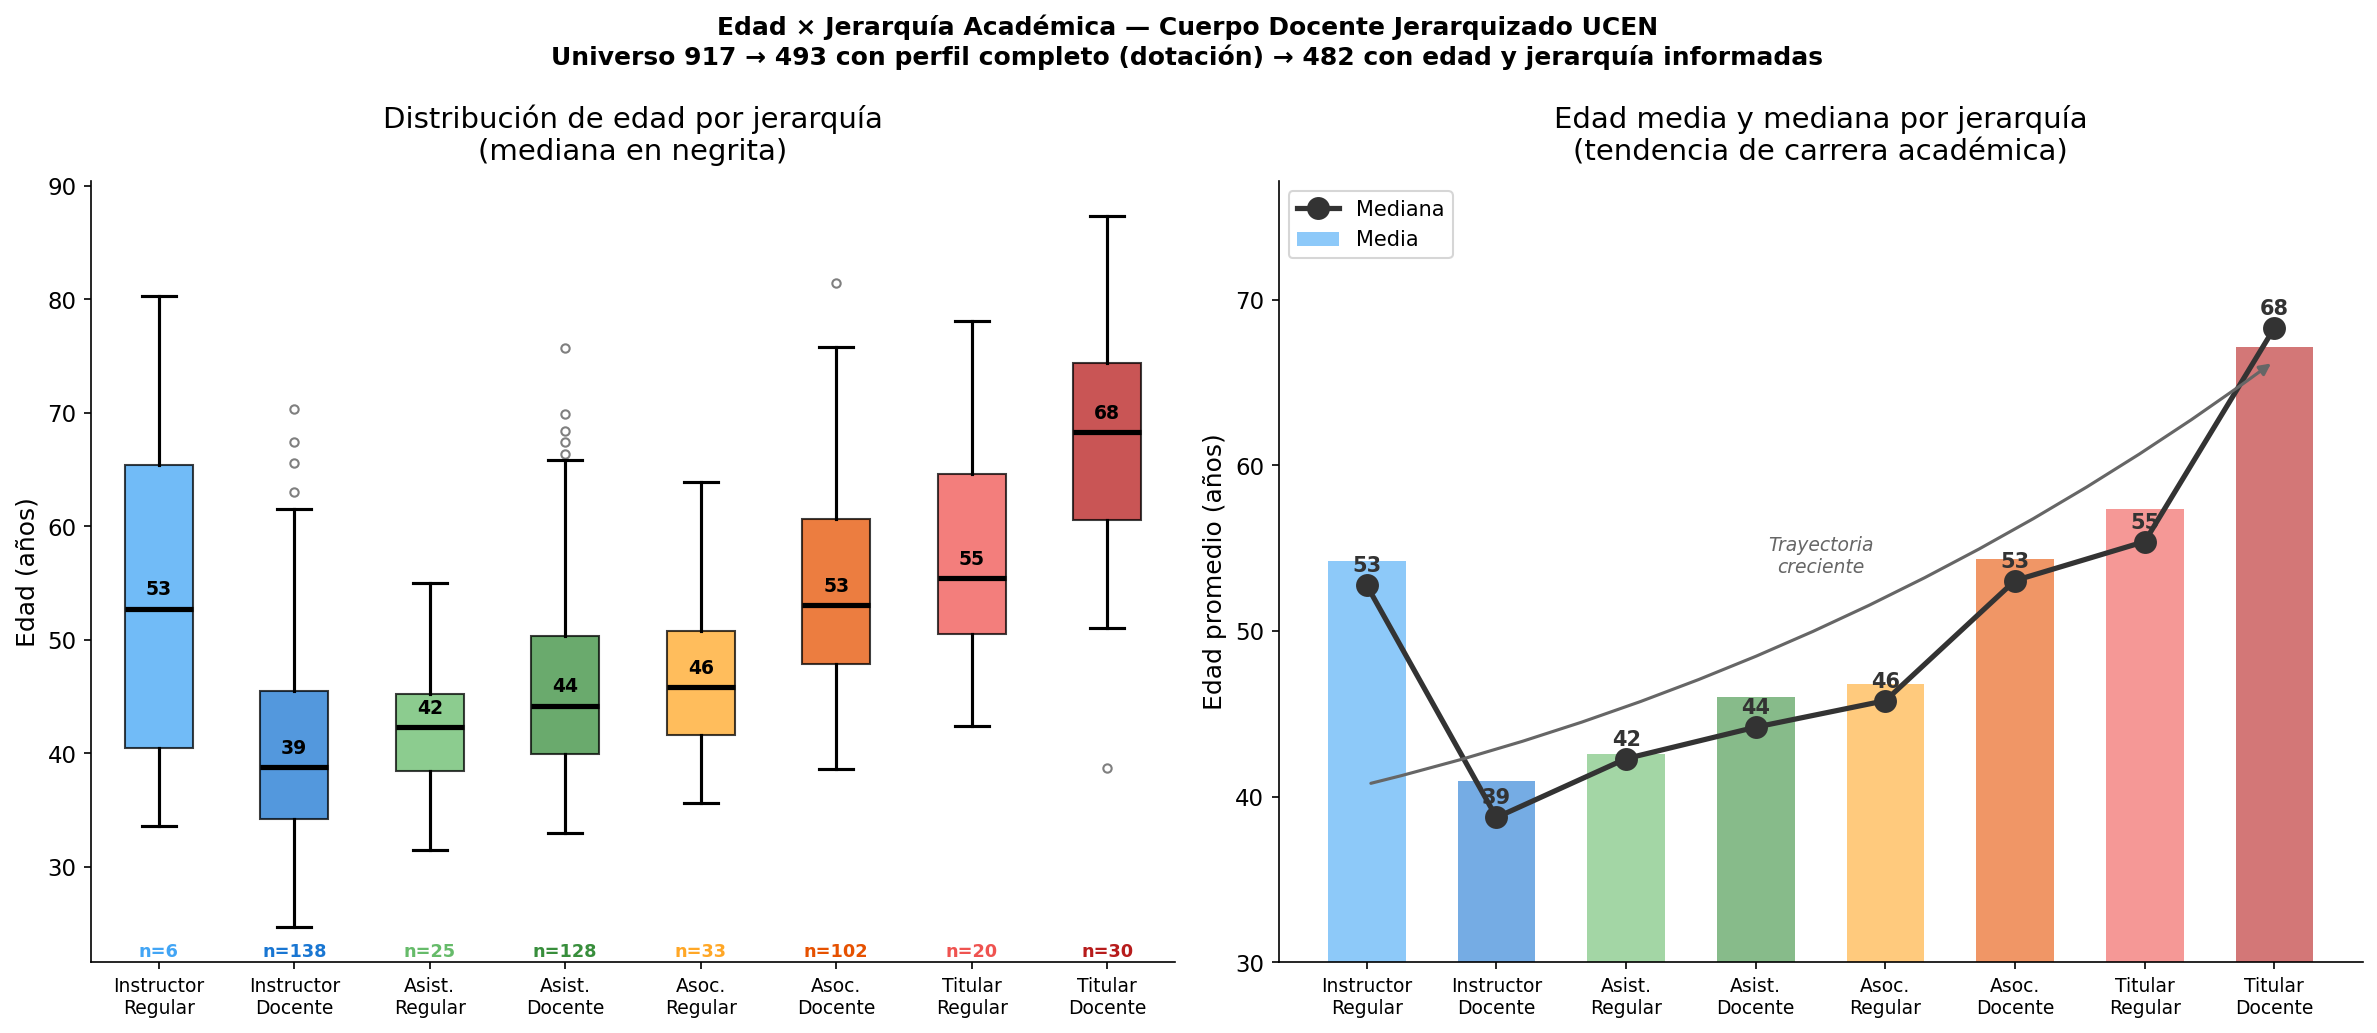

This figure's Python source:
import sys; sys.stdout.reconfigure(encoding="utf-8")
import pandas as pd
import matplotlib.pyplot as plt
import matplotlib
import numpy as np
import os

BASE = os.path.dirname(__file__)
OUT  = os.path.join(BASE, "G_edad_jerarquia_918.png")

matplotlib.rcParams.update({
    "font.family": "DejaVu Sans",
    "font.size": 11, "axes.titlesize": 14, "axes.labelsize": 12,
})

dot = pd.read_csv(
    os.path.join(BASE,"..","..","CONSOLIDADO DOCENTES 3-05-2026",
                 "CONSOLIDADO DOCENTES 3-05-2026.xlsx - DOTACION.csv"),
    dtype=str, encoding="utf-8-sig")
dot.columns = dot.columns.str.strip()
dot["rut_key"] = (dot["RUT"].str.strip()
                  .str.replace(".", "", regex=False)
                  .str.split("-").str[0].str.strip())

doc917 = pd.read_csv(os.path.join(BASE,"..","PROCESADO","docente_918.csv"),
                     encoding="utf-8-sig", dtype={"rut_key": str})
doc917["rut_key"] = doc917["rut_key"].str.strip()

dot917 = dot[dot["rut_key"].isin(set(doc917["rut_key"]))].copy()
dot917["edad"] = pd.to_numeric(dot917["EDAD \n(AÑOS)"], errors="coerce")

df = dot917[(dot917["JERARQUÍA"] != "NO INFORMA") & dot917["edad"].notna()].copy()

ORD_JER = [
    "INSTRUCTOR REGULAR",
    "INSTRUCTOR DOCENTE",
    "PROFESOR ASISTENTE REGULAR",
    "PROFESOR ASISTENTE DOCENTE",
    "PROFESOR ASOCIADO REGULAR",
    "PROFESOR ASOCIADO DOCENTE",
    "PROFESOR TITULAR REGULAR",
    "PROFESOR TITULAR DOCENTE",
]
ABREV = {
    "INSTRUCTOR REGULAR":          "Instructor\nRegular",
    "INSTRUCTOR DOCENTE":          "Instructor\nDocente",
    "PROFESOR ASISTENTE REGULAR":  "Asist.\nRegular",
    "PROFESOR ASISTENTE DOCENTE":  "Asist.\nDocente",
    "PROFESOR ASOCIADO REGULAR":   "Asoc.\nRegular",
    "PROFESOR ASOCIADO DOCENTE":   "Asoc.\nDocente",
    "PROFESOR TITULAR REGULAR":    "Titular\nRegular",
    "PROFESOR TITULAR DOCENTE":    "Titular\nDocente",
}

jer_ord  = [j for j in ORD_JER if j in df["JERARQUÍA"].values]
n_total  = len(doc917)
n_dot    = len(dot917)
n_ok     = len(df)
n_sin    = n_total - n_dot

# ── Cascada ───────────────────────────────────────────────────────────────────
print("=" * 65)
print("  EDAD × JERARQUÍA ACADÉMICA (Universo 917)")
print("=" * 65)
print(f"  917 docentes jerarquizados (Universo 917)")
print(f"    ├── 493 con perfil completo (dotación)")
print(f"    │     └── {n_ok} con edad y jerarquía informadas")
for j in jer_ord:
    sub = df[df["JERARQUÍA"] == j]["edad"]
    print(f"    │           ├── {ABREV[j].replace(chr(10),' '):22}: n={len(sub):3d} | "
          f"media={sub.mean():.1f} | mediana={sub.median():.1f} años")
print(f"    └── 424 sin perfil completo (solo nómina)")
print("=" * 65)

# ── Figura ────────────────────────────────────────────────────────────────────
# Gradiente de color: azul (junior) → rojo (senior)
COLORES = ["#42A5F5","#1976D2","#66BB6A","#388E3C",
           "#FFA726","#E65100","#EF5350","#B71C1C"]

fig, (ax1, ax2) = plt.subplots(1, 2, figsize=(16, 7))
fig.suptitle(
    "Edad × Jerarquía Académica — Cuerpo Docente Jerarquizado UCEN\n"
    f"Universo 917 → {n_dot} con perfil completo (dotación) → {n_ok} con edad y jerarquía informadas",
    fontsize=12, fontweight="bold")

# Panel A — Boxplot por jerarquía
datos_box = [df[df["JERARQUÍA"] == j]["edad"].dropna().values for j in jer_ord]
labels_box = [ABREV[j] for j in jer_ord]

bp = ax1.boxplot(datos_box, patch_artist=True,
                 medianprops=dict(color="black", linewidth=2.5),
                 whiskerprops=dict(linewidth=1.5),
                 capprops=dict(linewidth=1.5),
                 flierprops=dict(marker="o", markersize=4, alpha=0.5))

for patch, color in zip(bp["boxes"], COLORES[:len(jer_ord)]):
    patch.set_facecolor(color)
    patch.set_alpha(0.75)

# Anotaciones mediana + n
for i, (j, color) in enumerate(zip(jer_ord, COLORES)):
    sub = df[df["JERARQUÍA"] == j]["edad"].dropna()
    ax1.text(i+1, sub.median() + 1.2, f"{sub.median():.0f}",
             ha="center", fontsize=9, fontweight="bold", color="black")
    ax1.text(i+1, ax1.get_ylim()[0] + 0.5 if ax1.get_ylim()[0] > 20 else 22,
             f"n={len(sub)}", ha="center", fontsize=8.5, color=color, fontweight="bold")

ax1.set_xticks(range(1, len(jer_ord)+1))
ax1.set_xticklabels(labels_box, fontsize=9)
ax1.set_ylabel("Edad (años)")
ax1.set_title("Distribución de edad por jerarquía\n(mediana en negrita)", pad=10)
ax1.spines["top"].set_visible(False)
ax1.spines["right"].set_visible(False)

# Panel B — Edad media + IC por jerarquía (línea de tendencia)
medias  = [df[df["JERARQUÍA"]==j]["edad"].mean()   for j in jer_ord]
medianas= [df[df["JERARQUÍA"]==j]["edad"].median() for j in jer_ord]
ns      = [len(df[df["JERARQUÍA"]==j])             for j in jer_ord]
x       = np.arange(len(jer_ord))

ax2.plot(x, medianas, marker="o", color="#333333", linewidth=2.5,
         markersize=10, label="Mediana", zorder=3)
ax2.bar(x, medias, color=COLORES[:len(jer_ord)], alpha=0.6,
        width=0.6, label="Media")

for i, (med, mn, n) in enumerate(zip(medianas, medias, ns)):
    ax2.text(i, med + 0.8, f"{med:.0f}",
             ha="center", fontsize=10, fontweight="bold", color="#333333")

ax2.set_xticks(x)
ax2.set_xticklabels(labels_box, fontsize=9)
ax2.set_ylabel("Edad promedio (años)")
ax2.set_title("Edad media y mediana por jerarquía\n(tendencia de carrera académica)", pad=10)
ax2.set_ylim(30, max(medias)+10)
ax2.legend(loc="upper left", fontsize=10)
ax2.spines["top"].set_visible(False)
ax2.spines["right"].set_visible(False)

# Flecha de trayectoria
ax2.annotate("", xy=(len(jer_ord)-1, max(medianas)-2),
             xytext=(0, min(medianas)+2),
             arrowprops=dict(arrowstyle="-|>", color="#666666",
                             lw=1.5, connectionstyle="arc3,rad=0.1"))
ax2.text(len(jer_ord)/2 - 0.5, (max(medianas)+min(medianas))/2,
         "Trayectoria\ncreciente", fontsize=9, color="#666666",
         fontstyle="italic", ha="center")

plt.tight_layout()
plt.savefig(OUT, dpi=150, bbox_inches="tight")
plt.close()
print(f"\nGuardado: {OUT}")

edad_inst = df[df["JERARQUÍA"]=="INSTRUCTOR DOCENTE"]["edad"].median()
edad_tit  = df[df["JERARQUÍA"]=="PROFESOR TITULAR DOCENTE"]["edad"].median()
brecha    = edad_tit - edad_inst

print(f"""
BAJADAS
• La edad mediana aumenta consistentemente con la jerarquía académica:
  desde {edad_inst:.0f} años en Instructor Docente hasta {edad_tit:.0f} años en
  Titular Docente, una brecha de {brecha:.0f} años que refleja las décadas
  de trayectoria requeridas para alcanzar los niveles superiores del
  escalafón académico UCEN.

• Los tramos Asociado y Titular Docente concentran la mayor dispersión
  etaria (mayor amplitud del boxplot), lo que indica que en los rangos
  superiores coexisten docentes de distintas generaciones — algunos
  que alcanzaron jerarquía tempranamente y otros que lo hicieron
  tras larga trayectoria. Instructor Docente, en cambio, es el grupo
  más joven y homogéneo en edad (mediana {edad_inst:.0f} años).
""")
